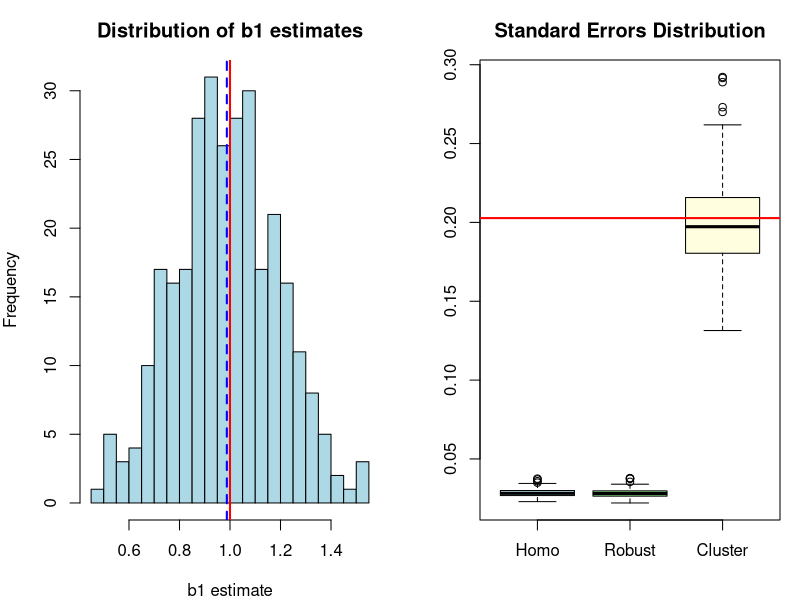

Here is the R script that generated this plot:
# Clustered SEs: simplified simulation with direct error component specification
# ---------------------------------------------------------------------------

set.seed(42)

# 1) Data-generating process with direct variance specification
simulate_clustered <- function(G = 50, m = 20,
                               beta0 = 1, beta1 = 0.5,
                               sigma_c = 0.5,    # cluster error std dev
                               sigma_e = 1.0) {  # individual error std dev
  n <- G * m
  g <- rep(1:G, each = m)
  
  # Error components
  c_g <- rnorm(G, mean = 0, sd = sigma_c)     # cluster effects
  e_ig <- rnorm(n, mean = 0, sd = sigma_e)    # individual errors
  u <- c_g[g] + e_ig                          # total error
  
  # Regressor: constant within each cluster
  x_cluster <- rnorm(G)                       # one value per cluster
  x <- rep(x_cluster, each = m)               # repeat within clusters
  
  # Outcome
  y <- beta0 + beta1 * x + u
  
  data.frame(y = y, x = x, g = g)
}

# 2) OLS with clustered standard errors - simplified calculation
ols_clustered <- function(dat) {
  # OLS estimation
  fit <- lm(y ~ x, data = dat)
  X <- model.matrix(fit)
  u <- resid(fit)
  n <- nrow(X)
  k <- ncol(X)
  
  # Basic components
  bread <- solve(crossprod(X))              # (X'X)^{-1}
  
  # Homoskedastic variance
  sigma2_hat <- sum(u^2) / (n - k)
  V_homo <- sigma2_hat * bread
  
  # Robust (HC1) variance
  meat_robust <- crossprod(X * u)           # X' diag(u^2) X
  V_robust <- (n/(n-k)) * bread %*% meat_robust %*% bread
  
  # Clustered variance: two-stage meat calculation
  G <- max(dat$g)
  # Stage 1: Compute score for each cluster
  cluster_scores <- matrix(0, G, k)
  for (j in 1:G) {
    idx <- which(dat$g == j)
    X_g <- X[idx,]
    u_g <- u[idx]
    cluster_scores[j, ] <- crossprod(X_g, u_g)  # X_g' * u_g
  }
  
  # Stage 2: Sum outer products across clusters  
  meat_cluster <- crossprod(cluster_scores)     # sum_g (score_g)(score_g)'
  
  # Cluster-robust variance with finite sample correction
  dof_correction <- (G/(G-1)) * ((n-1)/(n-k))
  V_cluster <- dof_correction * bread %*% meat_cluster %*% bread
  
  # Standard errors
  se_homo <- sqrt(diag(V_homo))
  se_robust <- sqrt(diag(V_robust))
  se_cluster <- sqrt(diag(V_cluster))
  
  return(list(
    fit = fit,
    se_table = data.frame(
      homoskedastic = se_homo,
      robust = se_robust,
      clustered = se_cluster
    ),
    variances = list(
      V_homo = V_homo,
      V_robust = V_robust, 
      V_cluster = V_cluster
    )
  ))
}

# 3) Single run example
cat("=== Single simulation example ===\n")
dat <- simulate_clustered(G = 50, m = 20, beta0 = 0, beta1 = 1, 
                          sigma_c = 2, sigma_e = 2)

# Estimate model
result <- ols_clustered(dat)

# 4) Monte Carlo study
monte_carlo <- function(R = 500, G = 50, m = 20, 
                        sigma_c = 2, sigma_e = 2,
                        beta1 = 1, verbose_freq = 100) {
  
  # Storage
  results <- data.frame(
    beta1_hat = numeric(R),
    se_homo = numeric(R),
    se_robust = numeric(R), 
    se_cluster = numeric(R)
  )
  
  for (r in 1:R) {
    # Generate data and estimate
    dat_r <- simulate_clustered(G = G, 
                                m = m, 
                                sigma_c = sigma_c, 
                                sigma_e = sigma_e, 
                                beta1 = beta1)
    res_r <- ols_clustered(dat_r)
    
    # Store results  
    results$beta1_hat[r] <- coef(res_r$fit)["x"]
    results$se_homo[r] <- res_r$se_table["x", "homoskedastic"]
    results$se_robust[r] <- res_r$se_table["x", "robust"] 
    results$se_cluster[r] <- res_r$se_table["x", "clustered"]
  }
  
  # Summary statistics
  mc_sd <- sd(results$beta1_hat)
  mean_ses <- colMeans(results[, c("se_homo", "se_robust", "se_cluster")])
  
  # Coverage rates (95% confidence intervals)
  coverage <- sapply(c("se_homo", "se_robust", "se_cluster"), function(se_col) {
    mean(abs(results$beta1_hat - beta1) <= 1.96 * results[[se_col]])
  })
  names(coverage) <- c("homoskedastic", "robust", "clustered")
  
  summary_table <- data.frame(
    Monte_Carlo_SD = mc_sd,
    Mean_SE_Homo = mean_ses[1],
    Mean_SE_Robust = mean_ses[2], 
    Mean_SE_Cluster = mean_ses[3],
    Coverage_Homo = coverage[1],
    Coverage_Robust = coverage[2],
    Coverage_Cluster = coverage[3]
  )
  
  cat("\n=== Monte Carlo Results ===\n")
  print(round(summary_table, 4))
  
  cat("\nInterpretation:\n")
  
  return(list(summary = summary_table, results = results))
}

# Run Monte Carlo
cat("\n=== Running Monte Carlo Study ===\n")
mc_results <- monte_carlo(R = 300, G = 100, m = 100, sigma_c = 2, sigma_e = 2)

# Plot results
par(mfrow = c(1, 2), mar = c(4, 4, 3, 1))

# Histogram of beta1 estimates  
hist(mc_results$results$beta1_hat, main = "Distribution of b1 estimates", 
     xlab = "b1 estimate", col = "lightblue", breaks = 20)
abline(v = 1, col = "red", lwd = 2)
abline(v = mean(mc_results$results$beta1_hat), col = "blue", lwd = 2, lty = 2)

# Standard error comparison
se_data <- mc_results$results[, c("se_homo", "se_robust", "se_cluster")]
boxplot(se_data, main = "Standard Errors Distribution", 
        names = c("Homo", "Robust", "Cluster"),
        col = c("lightblue", "lightgreen", "lightyellow"))
abline(h = sd(mc_results$results$beta1_hat), col = "red", lwd = 2)

cat("\nRed lines show Monte Carlo SD of b1 estimates\n")
cat("Cluster SEs should be closest to this 'true' sampling variability\n")
